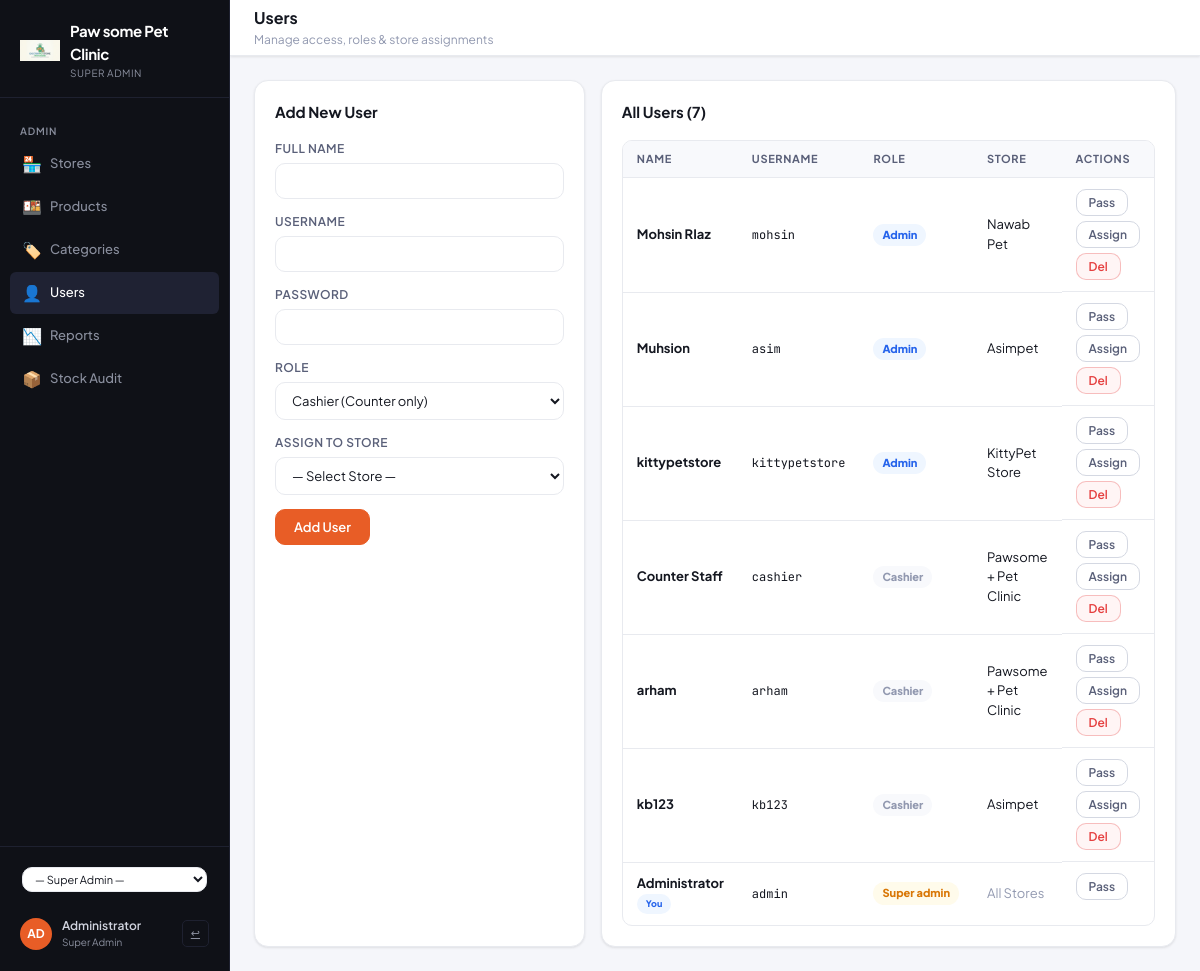
The page /admin/users.php (signed in) on the database its author committed.
### tables this page shows
CREATE TABLE users (
            id INTEGER PRIMARY KEY AUTOINCREMENT,
            username TEXT NOT NULL UNIQUE,
            password TEXT NOT NULL,
            role TEXT DEFAULT 'cashier',
            name TEXT,
            created_at DATETIME DEFAULT CURRENT_TIMESTAMP
        , store_id INTEGER DEFAULT 1);

CREATE TABLE stores (
            id INTEGER PRIMARY KEY AUTOINCREMENT,
            name TEXT NOT NULL,
            phone TEXT DEFAULT '',
            address TEXT DEFAULT '',
            receipt_footer TEXT DEFAULT 'Thank you!',
            bill_prefix TEXT DEFAULT 'ST',
            tax_rate REAL DEFAULT 5,
            currency TEXT DEFAULT 'Rs',
            is_active INTEGER DEFAULT 1,
            created_at DATETIME DEFAULT CURRENT_TIMESTAMP
        , logo TEXT DEFAULT '');

### includes/auth.php (called while the page is built, shortened)
<?php
function currentUser() {
    return [
        'id'       => $_SESSION['user_id']  ?? null,
        'username' => $_SESSION['username'] ?? '',
        'name'     => $_SESSION['name']     ?? '',
        'role'     => $_SESSION['role']     ?? '',
        'store_id' => $_SESSION['store_id'] ?? null,
    ];
}

### admin/users.php (the view, shortened to what this page needs)
<?php
require_once __DIR__ . '/../includes/auth.php';
require_once __DIR__ . '/../includes/header.php';
$db = getDB();
$users = $db->query("
    SELECT u.id, u.username, u.name, u.role, u.store_id, u.created_at, s.name as store_name
    FROM users u LEFT JOIN stores s ON u.store_id = s.id
    ORDER BY u.role, u.name
")->fetchAll();
?>
    <div class="topbar">
      <div><div class="page-title">Users</div><div class="page-subtitle">Manage access, roles & store assignments</div></div>
    </div>
    <div class="content-area">
      <div class="grid-2">
        <div class="card">
          <div class="card-title mb-16">Add New User</div>
          <form method="POST">
            <div class="form-group"><label class="form-label">Full Name</label><input class="form-control" name="name" required></div>
            <div class="form-group"><label class="form-label">Username</label><input class="form-control" name="username" required></div>
            <div class="form-group"><label class="form-label">Password</label><input class="form-control" type="password" name="password" required></div>
            <div class="form-group"><label class="form-label">Role</label>
              <select class="form-control" name="role" id="add-role" onchange="toggleStoreField()">
                <option value="cashier">Cashier (Counter only)</option>
              </select>
            </div>
            <div class="form-group" id="store-field">
              <label class="form-label">Assign to Store</label>
              <select class="form-control" name="store_id">
                <option value="">— Select Store —</option>
              </select>
            </div>
            <button class="btn btn-primary" type="submit">Add User</button>
          </form>
        </div>
        <div class="card">
          <div class="card-title mb-16">All Users (<?= count($users) ?>)</div>
          <div class="table-wrap">
            <table class="data-table">
              <thead><tr><th>Name</th><th>Username</th><th>Role</th><th>Store</th><th>Actions</th></tr></thead>
              <tbody>
              <?php foreach ($users as $u): $isMe = $u['id'] == currentUser()['id']; ?>
              <tr>
                <td><b><?= htmlspecialchars($u['name']) ?></b><?= $isMe ? ' <span class="badge badge-info" style="font-size:9px">You</span>' : '' ?></td>
                <td class="font-mono text-sm"><?= htmlspecialchars($u['username']) ?></td>
                <td><span class="badge <?= $u['role']==='super_admin'?'badge-warning':($u['role']==='admin'?'badge-info':'badge-neutral') ?>"><?= ucfirst(str_replace('_',' ',$u['role'])) ?></span></td>
                <td><?= $u['store_name'] ? htmlspecialchars($u['store_name']) : '<span class="text-muted">All Stores</span>' ?></td>
                <td style="display:flex;gap:5px;flex-wrap:wrap">
                  <button class="btn btn-secondary btn-sm" onclick="changePassModal(<?= $u['id'] ?>, '<?= htmlspecialchars($u['name'], ENT_QUOTES) ?>')">Pass</button>
                  <?php if (!$isMe && $u['role'] !== 'super_admin'): ?>
                  <button class="btn btn-secondary btn-sm" onclick='assignStoreModal(<?= json_encode($u) ?>)'>Assign</button>
                  <form method="POST" onsubmit="return confirm('Delete user?')"><button class="btn btn-danger btn-sm">Del</button></form>
                  <?php endif; ?>
                </td>
              </tr>
              <?php endforeach; ?>
              </tbody>
            </table>
          </div>
        </div>
      </div>
    </div>
<?php require_once __DIR__ . '/../includes/footer.php'; ?>

### assets/css/style.css (style rules this page uses)
:root { --brand: #e85d26; --brand-dark: #c44d1a; --brand-light: #fff3ee; --brand-glow: rgba(232,93,38,0.15); --sidebar-bg: #0f1117; --sidebar-text: #8a8f9e; --sidebar-hover: #1a1d27; --sidebar-active: #1f2233; --sidebar-border: #1e2130; --bg: #f5f6fa; --surface: #ffffff; --surface2: #f8f9fc; --border: #e8eaef; --border2: #d4d8e2; --text: #141720; --text2: #5a6079; --text3: #9299b0; --green: #1a9e5c; --green-bg: #edfaf4; --red: #e53e3e; --red-bg: #fff5f5; --amber: #d97706; --amber-bg: #fffbeb; --blue: #2563eb; --blue-bg: #eff6ff; --shadow-sm: 0 1px 3px rgba(0,0,0,.06), 0 1px 2px rgba(0,0,0,.04); --shadow: 0 4px 12px rgba(0,0,0,.08), 0 2px 4px rgba(0,0,0,.04); --shadow-lg: 0 20px 40px rgba(0,0,0,.12); --radius: 10px; --radius-sm: 6px; --radius-lg: 14px; --font: 'Plus Jakarta Sans', sans-serif; --mono: 'JetBrains Mono', monospace; }
*, *::before, *::after { box-sizing: border-box; margin: 0; padding: 0; }
html { height: 100%; }
body { font-family: var(--font); background: var(--bg); color: var(--text); height: 100%; font-size: 14px; line-height: 1.5; -webkit-font-smoothing: antialiased; }
.topbar { background: var(--surface); border-bottom: 1px solid var(--border); padding: 0 24px; height: 56px; display: flex; align-items: center; justify-content: space-between; flex-shrink: 0; box-shadow: var(--shadow-sm); }
.page-title { font-size: 16px; font-weight: 700; color: var(--text); }
.page-subtitle { font-size: 12px; color: var(--text3); margin-top: 1px; }
.content-area { flex: 1; overflow-y: auto; padding: 24px; }
.btn { display: inline-flex; align-items: center; justify-content: center; gap: 6px; padding: 9px 18px; border-radius: var(--radius); font-family: var(--font); font-size: 13px; font-weight: 600; cursor: pointer; transition: all .15s; border: 1.5px solid transparent; text-decoration: none; white-space: nowrap; }
.btn-primary { background: var(--brand); color: #fff; border-color: var(--brand); }
.btn-secondary { background: var(--surface); color: var(--text2); border-color: var(--border2); }
.btn-danger { background: var(--red-bg); color: var(--red); border-color: rgba(229,62,62,.3); }
.btn-sm { padding: 5px 12px; font-size: 12px; }
.form-group { margin-bottom: 14px; }
.form-label { display: block; font-size: 12px; font-weight: 600; color: var(--text2); margin-bottom: 5px; text-transform: uppercase; letter-spacing: .04em; }
.form-control { width: 100%; padding: 9px 12px; border: 1.5px solid var(--border); border-radius: var(--radius); font-family: var(--font); font-size: 13px; color: var(--text); background: var(--surface); outline: none; transition: all .15s; }
select.form-control { cursor: pointer; }
.card { background: var(--surface); border: 1px solid var(--border); border-radius: var(--radius-lg); padding: 20px; box-shadow: var(--shadow-sm); }
.card-title { font-size: 15px; font-weight: 700; color: var(--text); }
.table-wrap { overflow-x: auto; border-radius: var(--radius); border: 1px solid var(--border); }
.data-table { width: 100%; border-collapse: collapse; font-size: 13px; }
.data-table thead tr { background: var(--surface2); }
.data-table th { padding: 10px 14px; text-align: left; font-size: 11px; font-weight: 700; color: var(--text2); text-transform: uppercase; letter-spacing: .06em; border-bottom: 1px solid var(--border); white-space: nowrap; }
.data-table td { padding: 11px 14px; border-bottom: 1px solid var(--border); color: var(--text); vertical-align: middle; }
.data-table tbody tr:last-child td { border-bottom: none; }
.badge { display: inline-flex; align-items: center; padding: 3px 9px; border-radius: 20px; font-size: 11px; font-weight: 800; white-space: nowrap; }
.badge-warning { background: var(--amber-bg); color: var(--amber); }
.badge-info { background: var(--blue-bg); color: var(--blue); }
.badge-neutral { background: var(--surface2); color: var(--text3);font-weight: 800 }
.grid-2 { display: grid; grid-template-columns: 1fr 1fr; gap: 16px; }
.mb-16 { margin-bottom: 16px; }
.text-sm { font-size: 12px; }
.text-muted { color: var(--text3); }
.font-mono { font-family: var(--mono); }

### rows shown on the page
users: name "Mohsin RIaz", username "mohsin", role "Admin", store.name "Nawab Pet"
users: name "Muhsion", username "asim", role "Admin", store.name "Asimpet"
users: name "kittypetstore", username "kittypetstore", role "Admin", store.name "KittyPet Store"
users: name "Counter Staff", username "cashier", role "Cashier", store.name "Pawsome + Pet Clinic"
users: name "arham", username "arham", role "Cashier", store.name "Pawsome + Pet Clinic"
users: name "kb123", username "kb123", role "Cashier", store.name "Asimpet"
users: name "Administrator", shows "You", username "admin", role "Super admin", shows "All Stores"

### other values the page prints
$settings['restaurant_name'] "Paw some Pet Clinic"
substr($user['name'] ?: $user['username'], 0, 2) "AD"
$user['name'] ?: $user['username'] "Administrator"
str_replace('_', ' ', $user['role']) "Super Admin"
count($users) "7"
